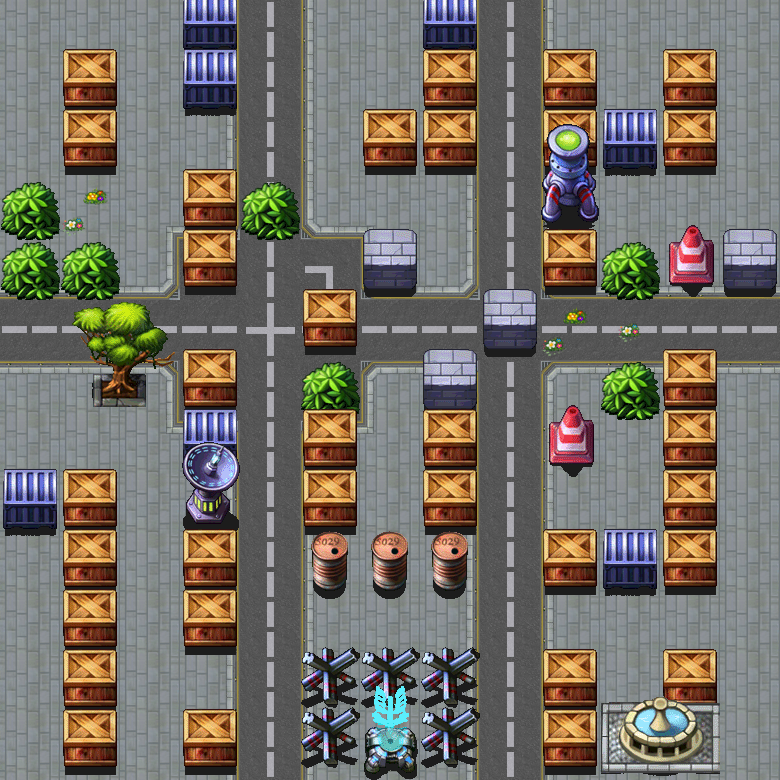

A level layout from a 2D game, rendered from its tile map. Below: a short description, then the map file with tile-grid data replaced by summaries:
An orthogonal 13x13 tile map with 60x60 px tiles, 19 tile layers (floor, river, riverfake, bridge, ...), 4 tilesets and 4 objects (plyartPoint, enemyPoint1, enemyPoint2, enemyPoint3).

<map version="1.0" orientation="orthogonal" width="13" height="13" tilewidth="60" tileheight="60">
 <properties>
  <property name="1" value="2" />
  <property name="2" value="5" />
  <property name="4" value="12" />
 </properties>
 <tileset firstgid="1" name="floor_city" tilewidth="60" tileheight="60">
  <image source="floor_city.png" width="240" height="600" />
 </tileset>
 <tileset firstgid="41" name="block" tilewidth="60" tileheight="120">
  <image source="block.png" width="600" height="600" />
 </tileset>
 <tileset firstgid="91" name="bridge" tilewidth="60" tileheight="60">
  <image source="bridge.png" width="360" height="60" />
 </tileset>
 <tileset firstgid="97" name="garbage" tilewidth="60" tileheight="60">
  <image source="garbage.png" width="540" height="60" />
 </tileset>
 <layer name="floor" width="13" height="13">
  <data>[169 cells, 169 non-empty, 20 distinct tile ids]</data>
 </layer>
 <layer name="river" width="13" height="13">
  <data>[169 cells, 7 non-empty, 1 distinct tile ids]</data>
 </layer>
 <layer name="riverfake" width="13" height="13">
  <data>[169 cells, 1 non-empty, 1 distinct tile ids]</data>
 </layer>
 <layer name="bridge" width="13" height="13">
  <data>[169 cells, 1 non-empty, 1 distinct tile ids]</data>
 </layer>
 <layer name="garbage" width="13" height="13">
  <data>[169 cells, 3 non-empty, 2 distinct tile ids]</data>
 </layer>
 <layer name="block0" width="13" height="13">
  <data>[169 cells, 2 non-empty, 1 distinct tile ids]</data>
 </layer>
 <layer name="block1" width="13" height="13">
  <data>[169 cells, 5 non-empty, 2 distinct tile ids]</data>
 </layer>
 <layer name="block2" width="13" height="13">
  <data>[169 cells, 6 non-empty, 2 distinct tile ids]</data>
 </layer>
 <layer name="block3" width="13" height="13">
  <data>[169 cells, 2 non-empty, 2 distinct tile ids]</data>
 </layer>
 <layer name="block4" width="13" height="13">
  <data>[169 cells, 5 non-empty, 3 distinct tile ids]</data>
 </layer>
 <layer name="block5" width="13" height="13">
  <data>[169 cells, 2 non-empty, 2 distinct tile ids]</data>
 </layer>
 <layer name="block6" width="13" height="13">
  <data>[169 cells, 5 non-empty, 4 distinct tile ids]</data>
 </layer>
 <layer name="block7" width="13" height="13">
  <data>[169 cells, 5 non-empty, 3 distinct tile ids]</data>
 </layer>
 <layer name="block8" width="13" height="13">
  <data>[169 cells, 6 non-empty, 3 distinct tile ids]</data>
 </layer>
 <layer name="block9" width="13" height="13">
  <data>[169 cells, 8 non-empty, 3 distinct tile ids]</data>
 </layer>
 <layer name="block10" width="13" height="13">
  <data>[169 cells, 2 non-empty, 1 distinct tile ids]</data>
 </layer>
 <layer name="block11" width="13" height="13">
  <data>[169 cells, 6 non-empty, 2 distinct tile ids]</data>
 </layer>
 <layer name="block12" width="13" height="13">
  <data>[169 cells, 8 non-empty, 5 distinct tile ids]</data>
 </layer>
 <objectgroup name="Objects" width="13" height="13">
  <object name="plyartPoint" x="274" y="723" width="27" height="27" />
  <object name="enemyPoint1" x="391" y="2" width="28" height="28" />
  <object name="enemyPoint2" x="30" y="3" width="28" height="28" />
  <object name="enemyPoint3" x="750" y="1" width="28" height="28" />
 </objectgroup>
 <layer name="grass" width="13" height="13">
  <data>[169 cells, 7 non-empty, 1 distinct tile ids]</data>
 </layer>
</map>
